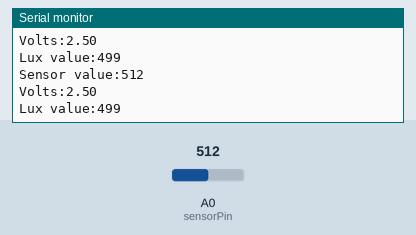
The sketch below on a simulated Arduino Uno, built with avr-gcc and run on an emulated ATmega328P. Shown: the last lines printed to the serial monitor. The test bench sets the inputs (shaded band); at power-on: A0 (sensorPin) = 512.

Above: at 3.8 s.
3.9 s: A0 (sensorPin) set to 716
At 7.2 s:
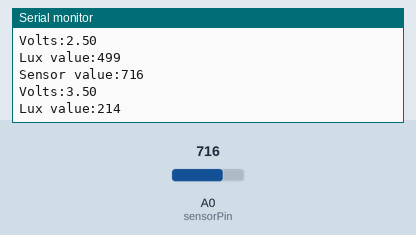
7.8 s: A0 (sensorPin) set to 900
At 9.5 s:
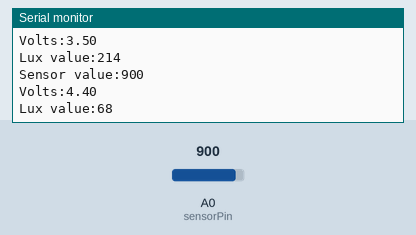
Timing chart, 0 to 11.0 s (numbered marks = the images above; inputs shaded):
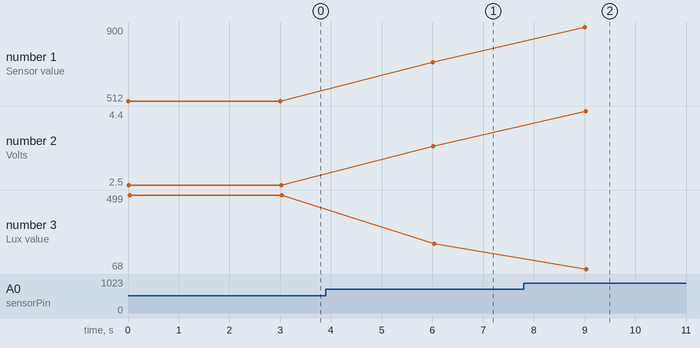

The sketch:

ldr.ino
```cpp
int sensorPin = A0; // select the input pin for LDR
int sensorValue = 0; // variable to store the value coming from the sensor

void setup() {
  pinMode(sensorPin,INPUT);
  Serial.begin(9600); //sets serial port for communication
}

void loop() {
sensorValue = analogRead(sensorPin); // read the value from the sensor
float volts = (sensorValue/1023.0)*5.0;
int lux=(2500/volts-500)/1;
Serial.print("Sensor value:");
Serial.println(sensorValue); //prints the values coming from the sensor on the screen
Serial.print("Volts:");
Serial.println(volts);
Serial.print("Lux value:");
Serial.println(lux);
delay(3000);
}

//int sensorPin = A0; // select the input pin for LDR
//int sensorValue = 0; // variable to store the value coming from the sensor
//void setup() {
//Serial.begin(9600); //sets serial port for communication
//}
//void loop() {
//sensorValue = analogRead(sensorPin); // read the value from the sensor
//Serial.println(sensorValue); //prints the values coming from the sensor on the screen
//delay(1000);
//}
```

Measured:
- after the input at 3.9 s, the serial monitor: prints a new line after 2.1 s (image 1)
- after the input at 7.8 s, the serial monitor: prints a new line after 1.2 s (image 2)
- plotted number 1: 512 → 716 after the input at 3.9 s, 716 → 900 after the input at 7.8 s
- plotted number 2: 2.5 → 3.5 after the input at 3.9 s, 3.5 → 4.4 after the input at 7.8 s
- plotted number 3: 499 → 214 after the input at 3.9 s, 214 → 68 after the input at 7.8 s
